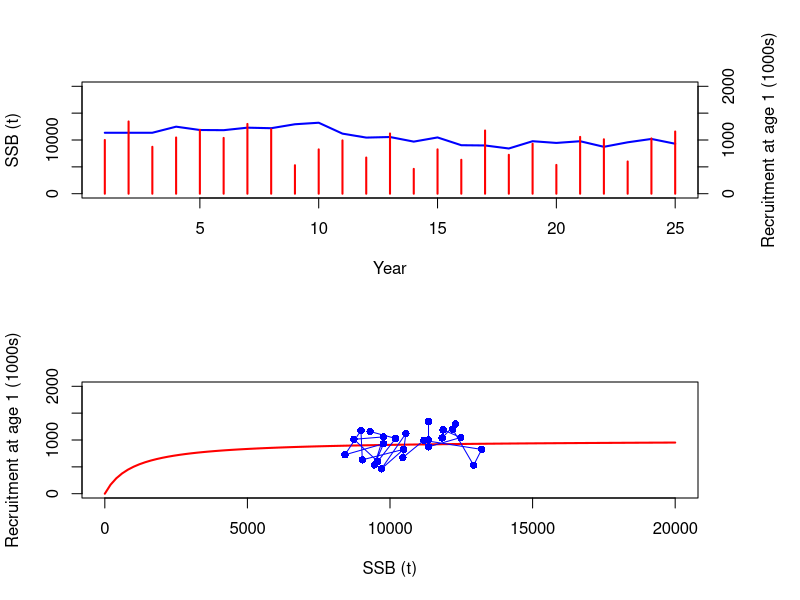

The R source for this figure:
################################################################################
## Functions

RecModel <- function(Ninit, M, Fmort, mat, w, Amax, Tmax, alpha, beta, v)
{
  N <- matrix(nrow=Amax, ncol=Tmax)
  SSB <- numeric(Tmax)

  ## Year 1
  N[1,1] <- Ninit
  for(a in 1:(Amax-1))
    N[a+1,1] <- N[a,1] * exp(-M[a]-Fmort[a])
  SSB[1] <- sum(N[,1] * mat * w)

  ## Later years
  for(t in 1:(Tmax-1))
  {
    N[1,t+1] <- (alpha*SSB[t]) / (beta+SSB[t]) + v*runif(1,-0.5,0.5)
    for(a in 1:(Amax-1))
      N[a+1,t+1] <- N[a,t] * exp(-M[a]-Fmort[a])
    SSB[t+1] <- sum(N[,t+1] * mat * w)
  }

  list(alpha=alpha, beta=beta, N=N, SSB=SSB, Rec=N[1,])
}

RecPlot <- function(SR, Slim=NULL, Rlim=NULL)
{
  ## SR contains elements SSB, Rec, alpha, beta

  if(is.null(Slim))
    Slim <- c(0, 1.1*max(SR$SSB))
  if(is.null(Rlim))
    Rlim <- c(0, 1.1*max(SR$Rec))

  SSB.curve <- seq(Slim[1], Slim[2], length=100)
  Rec.curve <- (alpha*SSB.curve) / (beta+SSB.curve)

  opar <- par(mfrow=c(2,1), oma=c(0,0,0,3))
  plot(SR$SSB, ylim=Slim, type="l", lwd=2, col="blue",
       xlab="Year", ylab="SSB (t)")
  par(new=TRUE)
  plot(SR$Rec, ylim=Rlim, type="h", lwd=2, col="red",
       ann=FALSE, axes=FALSE)
  axis(4)
  mtext("Recruitment at age 1 (1000s)", side=4, line=3)

  plot(SSB.curve, Rec.curve, xlim=Slim, ylim=Rlim, type="l",
       xlab="SSB (t)", ylab="Recruitment at age 1 (1000s)", lwd=2, col="red")
  points(SR$SSB, SR$Rec, type="o", pch=16, col="blue")
  par(opar)
}

################################################################################
## Simulation

Amax <- 15
Tmax <- 25
Ninit <- 1000
M <- rep(0.2, Amax)
Fmort <- c(0, 0, rep(0.3,Amax-2))
mat <- c(0, 0, rep(1,Amax-2))
w <- 10 * (1-exp(-0.5*((1:Amax)+0.1)))^3
alpha <- 1000
beta <- 1000

pop <- RecModel(Ninit, M, Fmort, mat, w, Amax, Tmax, alpha, beta, v=1000)
round(t(pop$N))

RecPlot(RecModel(Ninit, M, Fmort, mat, w, Amax, Tmax, alpha, beta, v=1000),
        Slim=c(0,20000), Rlim=c(0,2000))
